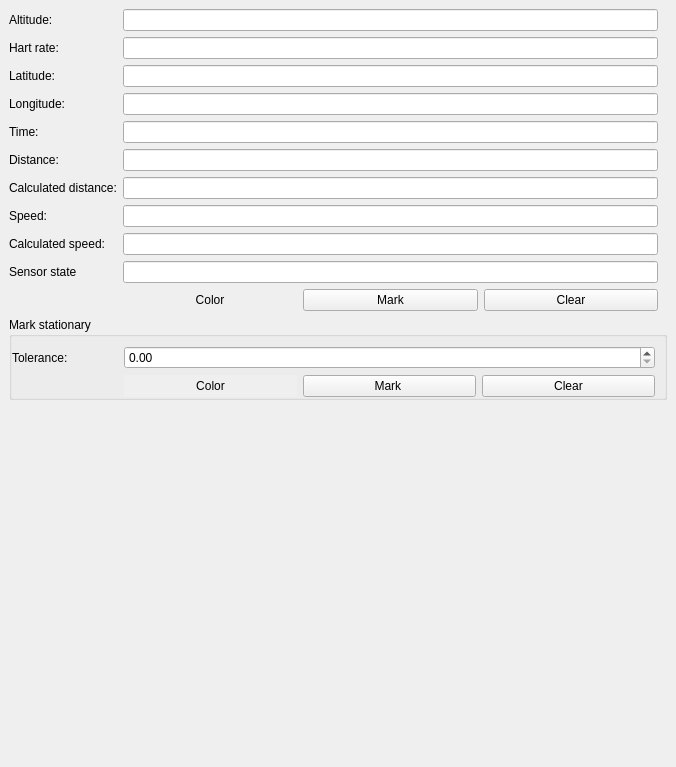
<?xml version="1.0" encoding="UTF-8"?>
<ui version="4.0">
 <class>DockWidget</class>
 <widget class="QDockWidget" name="DockWidget">
  <property name="geometry">
   <rect>
    <x>0</x>
    <y>0</y>
    <width>676</width>
    <height>767</height>
   </rect>
  </property>
  <property name="windowTitle">
   <string>Marking</string>
  </property>
  <widget class="QWidget" name="dockWidgetContents">
   <layout class="QVBoxLayout" name="verticalLayout">
    <item>
     <widget class="QScrollArea" name="scrollArea_4">
      <property name="frameShape">
       <enum>QFrame::NoFrame</enum>
      </property>
      <property name="frameShadow">
       <enum>QFrame::Plain</enum>
      </property>
      <property name="lineWidth">
       <number>0</number>
      </property>
      <property name="widgetResizable">
       <bool>true</bool>
      </property>
      <widget class="QWidget" name="scrollAreaWidgetContents_4">
       <property name="geometry">
        <rect>
         <x>0</x>
         <y>0</y>
         <width>658</width>
         <height>725</height>
        </rect>
       </property>
       <layout class="QVBoxLayout" name="verticalLayout_14">
        <property name="leftMargin">
         <number>0</number>
        </property>
        <property name="topMargin">
         <number>0</number>
        </property>
        <property name="rightMargin">
         <number>0</number>
        </property>
        <property name="bottomMargin">
         <number>0</number>
        </property>
        <item>
         <widget class="QFrame" name="frameFilders1_2">
          <property name="frameShape">
           <enum>QFrame::NoFrame</enum>
          </property>
          <property name="frameShadow">
           <enum>QFrame::Raised</enum>
          </property>
          <layout class="QFormLayout" name="formLayout_6">
           <property name="leftMargin">
            <number>0</number>
           </property>
           <property name="topMargin">
            <number>0</number>
           </property>
           <property name="rightMargin">
            <number>9</number>
           </property>
           <property name="bottomMargin">
            <number>0</number>
           </property>
           <item row="0" column="0">
            <widget class="QLabel" name="label_167">
             <property name="text">
              <string>Altitude:</string>
             </property>
            </widget>
           </item>
           <item row="0" column="1">
            <widget class="QLineEdit" name="editFindByAltitude"/>
           </item>
           <item row="1" column="0">
            <widget class="QLabel" name="label_168">
             <property name="text">
              <string>Hart rate:</string>
             </property>
            </widget>
           </item>
           <item row="1" column="1">
            <widget class="QLineEdit" name="editFindByHartRate"/>
           </item>
           <item row="2" column="0">
            <widget class="QLabel" name="label_165">
             <property name="text">
              <string>Latitude:</string>
             </property>
            </widget>
           </item>
           <item row="2" column="1">
            <widget class="QLineEdit" name="editFindByLatitude"/>
           </item>
           <item row="3" column="0">
            <widget class="QLabel" name="label_166">
             <property name="text">
              <string>Longitude:</string>
             </property>
            </widget>
           </item>
           <item row="3" column="1">
            <widget class="QLineEdit" name="editFindByLongitude"/>
           </item>
           <item row="4" column="0">
            <widget class="QLabel" name="label_164">
             <property name="text">
              <string>Time:</string>
             </property>
            </widget>
           </item>
           <item row="4" column="1">
            <widget class="QLineEdit" name="editFindByTime"/>
           </item>
           <item row="5" column="0">
            <widget class="QLabel" name="label_158">
             <property name="text">
              <string>Distance:</string>
             </property>
            </widget>
           </item>
           <item row="5" column="1">
            <widget class="QLineEdit" name="editFindByDistance"/>
           </item>
           <item row="6" column="0">
            <widget class="QLabel" name="label_159">
             <property name="text">
              <string>Calculated distance:</string>
             </property>
            </widget>
           </item>
           <item row="6" column="1">
            <widget class="QLineEdit" name="editFindByCalculatedDistance"/>
           </item>
           <item row="7" column="0">
            <widget class="QLabel" name="label_160">
             <property name="text">
              <string>Speed:</string>
             </property>
            </widget>
           </item>
           <item row="7" column="1">
            <widget class="QLineEdit" name="editFindBySpeed"/>
           </item>
           <item row="8" column="0">
            <widget class="QLabel" name="label_161">
             <property name="text">
              <string>Calculated speed:</string>
             </property>
            </widget>
           </item>
           <item row="8" column="1">
            <widget class="QLineEdit" name="editFindByCalculatedSpeed"/>
           </item>
           <item row="9" column="0">
            <widget class="QLabel" name="label_162">
             <property name="text">
              <string>Sensor state</string>
             </property>
            </widget>
           </item>
           <item row="9" column="1">
            <widget class="QLineEdit" name="editFindBySensorState"/>
           </item>
           <item row="10" column="1">
            <layout class="QHBoxLayout" name="horizontalLayout_3">
             <property name="leftMargin">
              <number>0</number>
             </property>
             <property name="topMargin">
              <number>0</number>
             </property>
             <item>
              <widget class="QPushButton" name="pushCustomMarkSelColor">
               <property name="focusPolicy">
                <enum>Qt::NoFocus</enum>
               </property>
               <property name="autoFillBackground">
                <bool>true</bool>
               </property>
               <property name="text">
                <string>Color</string>
               </property>
               <property name="flat">
                <bool>true</bool>
               </property>
              </widget>
             </item>
             <item>
              <widget class="QPushButton" name="pushCustomMark">
               <property name="text">
                <string>Mark</string>
               </property>
              </widget>
             </item>
             <item>
              <widget class="QPushButton" name="pushCustomMarkClear">
               <property name="text">
                <string>Clear</string>
               </property>
              </widget>
             </item>
            </layout>
           </item>
          </layout>
         </widget>
        </item>
        <item>
         <widget class="QGroupBox" name="groupBox_28">
          <property name="sizePolicy">
           <sizepolicy hsizetype="Preferred" vsizetype="Fixed">
            <horstretch>0</horstretch>
            <verstretch>0</verstretch>
           </sizepolicy>
          </property>
          <property name="title">
           <string>Mark stationary</string>
          </property>
          <property name="flat">
           <bool>true</bool>
          </property>
          <layout class="QFormLayout" name="formLayout">
           <property name="leftMargin">
            <number>0</number>
           </property>
           <property name="topMargin">
            <number>9</number>
           </property>
           <property name="bottomMargin">
            <number>0</number>
           </property>
           <item row="0" column="0">
            <widget class="QLabel" name="label_163">
             <property name="sizePolicy">
              <sizepolicy hsizetype="Minimum" vsizetype="Minimum">
               <horstretch>0</horstretch>
               <verstretch>0</verstretch>
              </sizepolicy>
             </property>
             <property name="minimumSize">
              <size>
               <width>106</width>
               <height>0</height>
              </size>
             </property>
             <property name="text">
              <string>Tolerance:</string>
             </property>
            </widget>
           </item>
           <item row="0" column="1">
            <widget class="QDoubleSpinBox" name="spinBoxMarkStatTolerance"/>
           </item>
           <item row="2" column="1">
            <layout class="QHBoxLayout" name="horizontalLayout_2">
             <property name="leftMargin">
              <number>0</number>
             </property>
             <property name="topMargin">
              <number>0</number>
             </property>
             <item>
              <widget class="QPushButton" name="pushStatMarkSelColor">
               <property name="focusPolicy">
                <enum>Qt::NoFocus</enum>
               </property>
               <property name="autoFillBackground">
                <bool>true</bool>
               </property>
               <property name="text">
                <string>Color</string>
               </property>
               <property name="flat">
                <bool>true</bool>
               </property>
              </widget>
             </item>
             <item>
              <widget class="QPushButton" name="pushStatMark">
               <property name="text">
                <string>Mark </string>
               </property>
              </widget>
             </item>
             <item>
              <widget class="QPushButton" name="pushStatMarkClear">
               <property name="text">
                <string>Clear</string>
               </property>
              </widget>
             </item>
            </layout>
           </item>
          </layout>
         </widget>
        </item>
        <item>
         <spacer name="verticalSpacer">
          <property name="orientation">
           <enum>Qt::Vertical</enum>
          </property>
          <property name="sizeHint" stdset="0">
           <size>
            <width>20</width>
            <height>40</height>
           </size>
          </property>
         </spacer>
        </item>
       </layout>
      </widget>
     </widget>
    </item>
   </layout>
  </widget>
 </widget>
 <resources/>
 <connections/>
</ui>
